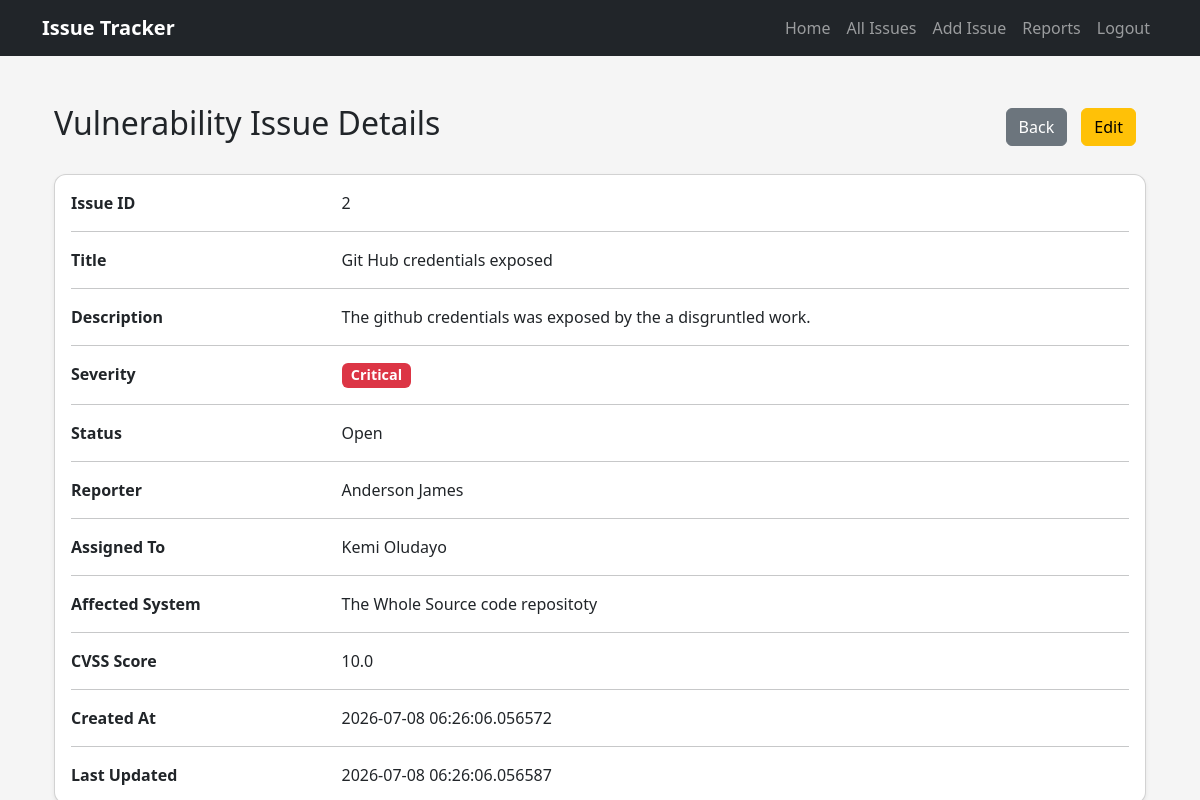
Screenshot of /view_issue/2 (signed in) with the database file from the repository.
### models.py (models this page shows, shortened)
class VulnIssue(db.Model):
    __tablename__ = "issues"
    id = db.Column(db.Integer, primary_key=True,autoincrement=True)
    title = db.Column(db.String(100), nullable=False)
    description = db.Column(db.Text, nullable=False)
    severity = db.Column(db.String(20), nullable=False)
    status = db.Column(db.String(20), nullable=False)
    reporter = db.Column(db.String(100), nullable=False)
    assigned_to = db.Column(db.String(100), nullable=False)
    affected_system = db.Column(db.String(150), nullable=False)
    cvss_score = db.Column(db.Float, nullable=False)
    created_at = db.Column(db.DateTime, default=datetime.utcnow)
    updated_at = db.Column(
    db.DateTime,
    default=datetime.utcnow,
    onupdate=datetime.utcnow
    )

### routes.py (the view)
@api.route("/view_issue/<int:issue_id>", methods=["GET"]) #/view_issue/{{ issue.id }}
def view_issue_page(issue_id):
    issue = db.session.get(VulnIssue, issue_id)
    if issue is None:
        return f"Issue number not found", 404
    return render_template(
        "view_issue.html",
        issue=issue
    )

### templates/view_issue.html
{% extends "base.html" %} {% block title %} View Issue {% endblock %} {% block
content %}
<div class="container mt-4">
  <div class="d-flex justify-content-between align-items-center mb-4">
    <h2>Vulnerability Issue Details</h2>
    <div>
      <a href="/issues-page" class="btn btn-secondary"> Back </a>
      <a href="/edit-issue/{{ issue.id }}" class="btn btn-warning"> Edit </a>
    </div>
  </div>
  <div class="card shadow-sm">
    <div class="card-body">
      <div class="row mb-3">
        <div class="col-md-3">
          <strong>Issue ID</strong>
        </div>
        <div class="col-md-9">{{ issue.id }}</div>
      </div>
      <hr />
      <div class="row mb-3">
        <div class="col-md-3">
          <strong>Title</strong>
        </div>
        <div class="col-md-9">{{ issue.title }}</div>
      </div>
      <hr />
      <div class="row mb-3">
        <div class="col-md-3">
          <strong>Description</strong>
        </div>
        <div class="col-md-9">{{ issue.description }}</div>
      </div>
      <hr />
      <div class="row mb-3">
        <div class="col-md-3">
          <strong>Severity</strong>
        </div>
        <div class="col-md-9">
          <span class="badge bg-danger"> {{ issue.severity }} </span>
        </div>
      </div>
      <hr />
      <div class="row mb-3">
        <div class="col-md-3">
          <strong>Status</strong>
        </div>
        <div class="col-md-9">{{ issue.status }}</div>
      </div>
      <hr />
      <div class="row mb-3">
        <div class="col-md-3">
          <strong>Reporter</strong>
        </div>
        <div class="col-md-9">{{ issue.reporter }}</div>
      </div>
      <hr />
      <div class="row mb-3">
        <div class="col-md-3">
          <strong>Assigned To</strong>
        </div>
        <div class="col-md-9">{{ issue.assigned_to }}</div>
      </div>
      <hr />
      <div class="row mb-3">
        <div class="col-md-3">
          <strong>Affected System</strong>
        </div>
        <div class="col-md-9">{{ issue.affected_system }}</div>
      </div>
      <hr />
      <div class="row mb-3">
        <div class="col-md-3">
          <strong>CVSS Score</strong>
        </div>
        <div class="col-md-9">{{ issue.cvss_score }}</div>
      </div>
      {% if issue.created_at %}
      <hr />
      <div class="row mb-3">
        <div class="col-md-3">
          <strong>Created At</strong>
        </div>
        <div class="col-md-9">{{ issue.created_at }}</div>
      </div>
      {% endif %} {% if issue.updated_at %}
      <hr />
      <div class="row">
        <div class="col-md-3">
          <strong>Last Updated</strong>
        </div>
        <div class="col-md-9">{{ issue.updated_at }}</div>
      </div>
      {% endif %}
    </div>
  </div>
</div>
{% endblock %}

### static/css/style.css (style rules this page uses)
body { background: #f5f5f5; }
.card { border-radius: 12px; }
.btn { margin-right: 10px; }
.card { box-shadow: 0 0 10px rgba(0, 0, 0, 0.1); }
.badge { font-size: 0.9rem; }

### rows the page displays
VulnIssue: id "2", title "Git Hub credentials exposed", description "The github credentials was exposed by the a disgruntled work.", severity "Critical", status "Open", reporter "Anderson James", assigned_to "Kemi Oludayo", affected_system "The Whole Source code repositoty", cvss_score "10.0", created_at "2026-07-08 06:26:06.056572", updated_at "2026-07-08 06:26:06.056587"
